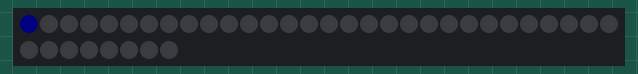
Bench run of a sketch on a simulated Arduino Uno, built with avr-gcc and run on an emulated ATmega328P. Shown: 38 RGB LEDs in strip order, left to right, continuing on the next row. Dim RGB values are drawn brighter than linear; random numbers use the default seed unless the sketch sets one.

Above: at 0.05 s.
At 12.31 s:
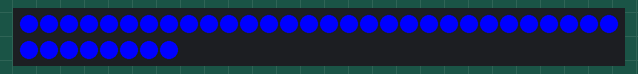
At 22.12 s:
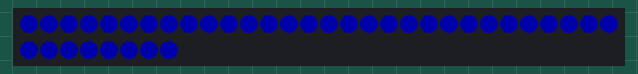
At 25.91 s:
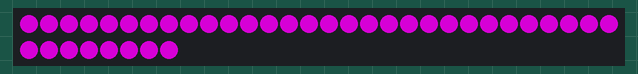
At 33.8 s:
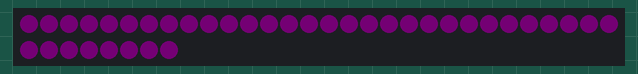
At 39.8 s:
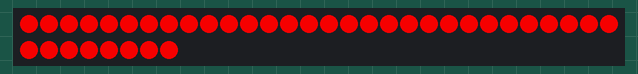

The sketch:

HookahOS.ino
```cpp
#include "modes.h"
/*-----------------------------------
 *-----WELCOME TO HOOKAH 0S 1.0!-----
 *-----------------------------------
 *-------------developed by XeWe-----
 *-----------------------------------
 *
 *C-circular pattern
 *L-linear pattern
 *I - inside
 *O - out
 *T - thin
 *F - fat
 *
 *(recommended parameters in brackets)
 *
 * fill_mode(color, delay (4000), 'C/L', 'I/O');
 *
 * fade_mode(color, delay (10000));
 *
 * mix_mode(delay (120000), multiplier (10), green reduce (6), 'R/G/B', 'R/G/B');
 *
 * random_mode(color, delay (4000));
 *
 * gazer_mode(color, delay (7000));
 *
 * scan_mode(color, delay (3000), 'T/F');
 *
 * radar_mode(circle color, background color, delay (2500));
 *
 * snow_mode(flakes color, background color, delay (400));
 *
 * rainbow_mode(delay (10000), green reduce (4))
 *
 *demo_mode();
 */

void loop()
{
  demo_mode();
}
```

auxiliary_functions.h
```cpp
#include "setup.h"

int colCon(long hexValue, char color);
int lper(int a, int lo);
void brightnessFade(int del);

void setLine(char lNum, int R, int G, int B);
void setClm(char cNum, int R, int G, int B);
void setLines(char i, int del, char mode, int R, int G, int B);
void setClms(char i, int del, char mode, int R, int G, int B);


int lper(int a, int lo)
{
    int blo = 0;

    if(a >= 0 && a < lo)
        return a;

    if(a >= lo)
    {
        while(a > lo)
        {
            a--;
            blo++;
        }
        return blo;
    }

    while(a < 0)
    {
    lo--;
    a++;
    }
    return lo;
}


int colCon(long hexValue, char color)
{
    if(color == 'R')
      return ((hexValue >> 16) & 0xFF);
    if(color == 'G')
        return ((hexValue >> 8) & 0xFF);
    if(color == 'B')
        return ((hexValue) & 0xFF);
}


void brightnessFade(int del)
{
   for(int k = minBR; k < maxBR; k++)
   {
      strip.setBrightness(k);
      strip.show();
      delay(del);
   }

   for(int k = maxBR; k > 0; k--)
   {
      strip.setBrightness(k);
      strip.show();
      delay(del);
   }
  strip.setBrightness(255);
}


void setLine(char lNum, int R, int G, int B)
{
  for(int i = 1; i < scanPat[0][lNum][0] + 1; i++)
    strip.setPixelColor(scanPat[0][lNum][i], R, G, B);
}


void setLines(char i, int del, char mode, int R, int G, int B)
{
  strip.clear();

  if(i < 9 && mode == 'F')
    setLine(i, R / 10, G / 10, B / 10);

  if(i > 0 && i < 10)
    setLine(i - 1, R, G, B);

  if(i > 1 && mode == 'F')
    setLine(i - 2, R / 10, G / 10, B / 10);

  strip.show();

  delay(del);
}


void setClm(char cNum, int R, int G, int B)
{
  for(int i = 1; i < scanPat[1][cNum][0] + 1; i++)
    strip.setPixelColor(scanPat[1][cNum][i], R, G, B);
}


void setClms(char i, int del, char mode, int R, int G, int B)
{
  strip.clear();

  if(i < 11 && mode == 'F')
    setClm(i, R / 10, G / 10, B / 10);

  if(i > 0 && i < 12)
    setClm(i - 1, R, G, B);

  if(i > 1 && mode == 'F')
    setClm(i - 2, R / 10, G / 10, B / 10);

  strip.show();

  delay(del);
}


void genArr()
{
  circlePat[0] = 0;
  circlePat[1] = 1;
  circlePat[2] = 5;
  circlePat[3] = 10;
  circlePat[4] = 15;
  circlePat[5] = 21;
  circlePat[6] = 26;
  circlePat[7] = 31;
  circlePat[8] = 35;
  circlePat[9] = 37;
  circlePat[10] = 36;
  circlePat[11] = 32;
  circlePat[12] = 27;
  circlePat[13] = 22;
  circlePat[14] = 16;
  circlePat[15] = 11;
  circlePat[16] = 6;
  circlePat[17] = 2;
  circlePat[18] = 3;
  circlePat[19] = 4;
  circlePat[20] = 9;
  circlePat[21] = 14;
  circlePat[22] = 20;
  circlePat[23] = 25;
  circlePat[24] = 30;
  circlePat[25] = 34;
  circlePat[26] = 33;
  circlePat[27] = 28;
  circlePat[28] = 23;
  circlePat[29] = 17;
  circlePat[30] = 12;
  circlePat[31] = 7;
  circlePat[32] = 13;
  circlePat[33] = 8;
  circlePat[34] = 19;
  circlePat[35] = 24;
  circlePat[36] = 29;
  circlePat[37] = 18;

  scanPat[0][0][0] = 2;
    scanPat[0][0][1] = 0;
    scanPat[0][0][2] = 1;

  scanPat[0][1][0] = 4;
    scanPat[0][1][1] = 2;
    scanPat[0][1][2] = 3;
    scanPat[0][1][3] = 4;
    scanPat[0][1][4] = 5;

  scanPat[0][2][0] = 5;
    scanPat[0][2][1] = 6;
    scanPat[0][2][2] = 7;
    scanPat[0][2][3] = 8;
    scanPat[0][2][4] = 9;
    scanPat[0][2][5] = 10;

  scanPat[0][3][0] = 5;
    scanPat[0][3][1] = 11;
    scanPat[0][3][2] = 12;
    scanPat[0][3][3] = 13;
    scanPat[0][3][4] = 14;
    scanPat[0][3][5] = 15;

  scanPat[0][4][0] = 6;
    scanPat[0][4][1] = 16;
    scanPat[0][4][2] = 17;
    scanPat[0][4][3] = 18;
    scanPat[0][4][4] = 19;
    scanPat[0][4][5] = 20;
    scanPat[0][4][6] = 21;

  scanPat[0][5][0] = 5;
    scanPat[0][5][1] = 22;
    scanPat[0][5][2] = 23;
    scanPat[0][5][3] = 24;
    scanPat[0][5][4] = 25;
    scanPat[0][5][5] = 26;

  scanPat[0][6][0] = 5;
    scanPat[0][6][1] = 27;
    scanPat[0][6][2] = 28;
    scanPat[0][6][3] = 29;
    scanPat[0][6][4] = 30;
    scanPat[0][6][5] = 31;

  scanPat[0][7][0] = 4;
    scanPat[0][7][1] = 32;
    scanPat[0][7][2] = 33;
    scanPat[0][7][3] = 34;
    scanPat[0][7][4] = 35;

  scanPat[0][8][0] = 2;
    scanPat[0][8][1] = 36;
    scanPat[0][8][2] = 37;


  scanPat[1][0][0] = 1;
      scanPat[1][0][1] = 16;

  scanPat[1][1][0] = 4;
    scanPat[1][1][1] = 6;
    scanPat[1][1][2] = 11;
    scanPat[1][1][3] = 22;
    scanPat[1][1][4] = 27;

  scanPat[1][2][0] = 3;
    scanPat[1][2][1] = 2;
    scanPat[1][2][2] = 17;
    scanPat[1][2][3] = 32;

  scanPat[1][3][0] = 4;
    scanPat[1][3][1] = 7;
    scanPat[1][3][2] = 12;
    scanPat[1][3][3] = 23;
    scanPat[1][3][4] = 28;

  scanPat[1][4][0] = 5;
    scanPat[1][4][1] = 0;
    scanPat[1][4][2] = 3;
    scanPat[1][4][3] = 18;
    scanPat[1][4][4] = 33;
    scanPat[1][4][5] = 36;

  scanPat[1][5][0] = 4;
    scanPat[1][5][1] = 8;
    scanPat[1][5][2] = 13;
    scanPat[1][5][3] = 24;
    scanPat[1][5][4] = 29;

  scanPat[1][6][0] = 5;
    scanPat[1][6][1] = 1;
    scanPat[1][6][2] = 4;
    scanPat[1][6][3] = 19;
    scanPat[1][6][4] = 34;
    scanPat[1][6][5] = 37;

  scanPat[1][7][0] = 4;
    scanPat[1][7][1] = 9;
    scanPat[1][7][2] = 14;
    scanPat[1][7][3] = 25;
    scanPat[1][7][4] = 30;

  scanPat[1][8][0] = 3;
    scanPat[1][8][1] = 5;
    scanPat[1][8][2] = 20;
    scanPat[1][8][3] = 35;

  scanPat[1][9][0] = 4;
    scanPat[1][9][1] = 10;
    scanPat[1][9][2] = 15;
    scanPat[1][9][3] = 26;
    scanPat[1][9][4] = 31;

  scanPat[1][10][0] = 1;
    scanPat[1][10][1] = 21;


  ledGrid[0][0] = -1;
  ledGrid[0][1] = -1;
  ledGrid[0][2] = -1;
  ledGrid[0][3] = -1;
  ledGrid[0][4] = -1;
  ledGrid[0][5] = -1;
  ledGrid[0][6] = -1;
  ledGrid[0][7] = -1;
  ledGrid[0][8] = -1;
  ledGrid[0][9] = -1;
  ledGrid[0][10] = -1;
  ledGrid[0][11] = -1;

  ledGrid[1][0] = -1;
  ledGrid[1][1] = -1;
  ledGrid[1][2] = -1;
  ledGrid[1][3] = 0;
  ledGrid[1][4] = -1;
  ledGrid[1][5] = 0;
  ledGrid[1][6] = 1;
  ledGrid[1][7] = -1;
  ledGrid[1][8] = 1;
  ledGrid[1][9] = -1;
  ledGrid[1][10] = -1;
  ledGrid[1][11] = -1;

  ledGrid[2][0] = -1;
  ledGrid[2][1] = -1;
  ledGrid[2][2] = 2;
  ledGrid[2][3] = 2;
  ledGrid[2][4] = 3;
  ledGrid[2][5] = 3;
  ledGrid[2][6] = 4;
  ledGrid[2][7] = 4;
  ledGrid[2][8] = 5;
  ledGrid[2][9] = 5;
  ledGrid[2][10] = -1;
  ledGrid[2][11] = -1;

  ledGrid[3][0] = -1;
  ledGrid[3][1] = -1;
  ledGrid[3][2] = 6;
  ledGrid[3][3] = 7;
  ledGrid[3][4] = 7;
  ledGrid[3][5] = 8;
  ledGrid[3][6] = 8;
  ledGrid[3][7] = 9;
  ledGrid[3][8] = 9;
  ledGrid[3][9] = 10;
  ledGrid[3][10] = -1;
  ledGrid[3][11] = -1;

  ledGrid[4][0] = -1;
  ledGrid[4][1] = 11;
  ledGrid[4][2] = 11;
  ledGrid[4][3] = 12;
  ledGrid[4][4] = 12;
  ledGrid[4][5] = 13;
  ledGrid[4][6] = 13;
  ledGrid[4][7] = 14;
  ledGrid[4][8] = 14;
  ledGrid[4][9] = 15;
  ledGrid[4][10] = 15;
  ledGrid[4][11] = -1;

  ledGrid[5][0] = -1;
  ledGrid[5][1] = 16;
  ledGrid[5][2] = 17;
  ledGrid[5][3] = 17;
  ledGrid[5][4] = 18;
  ledGrid[5][5] = 18;
  ledGrid[5][6] = 19;
  ledGrid[5][7] = 19;
  ledGrid[5][8] = 20;
  ledGrid[5][9] = 20;
  ledGrid[5][10] = 21;
  ledGrid[5][11] = -1;

  ledGrid[6][0] = -1;
  ledGrid[6][1] = 22;
  ledGrid[6][2] = 22;
  ledGrid[6][3] = 23;
  ledGrid[6][4] = 23;
  ledGrid[6][5] = 24;
  ledGrid[6][6] = 24;
  ledGrid[6][7] = 25;
  ledGrid[6][8] = 25;
  ledGrid[6][9] = 26;
  ledGrid[6][10] = 26;
  ledGrid[6][11] = -1;

  ledGrid[7][0] = -1;
  ledGrid[7][1] = -1;
  ledGrid[7][2] = 27;
  ledGrid[7][3] = 28;
  ledGrid[7][4] = 28;
  ledGrid[7][5] = 29;
  ledGrid[7][6] = 29;
  ledGrid[7][7] = 30;
  ledGrid[7][8] = 30;
  ledGrid[7][9] = 31;
  ledGrid[7][10] = -1;
  ledGrid[7][11] = -1;

  ledGrid[8][0] = -1;
  ledGrid[8][1] = -1;
  ledGrid[8][2] = 32;
  ledGrid[8][3] = 32;
  ledGrid[8][4] = 33;
  ledGrid[8][5] = 33;
  ledGrid[8][6] = 34;
  ledGrid[8][7] = 34;
  ledGrid[8][8] = 35;
  ledGrid[8][9] = 35;
  ledGrid[8][10] = -1;
  ledGrid[8][11] = -1;

  ledGrid[9][0] = -1;
  ledGrid[9][1] = -1;
  ledGrid[9][2] = -1;
  ledGrid[9][3] = 36;
  ledGrid[9][4] = -1;
  ledGrid[9][5] = 36;
  ledGrid[9][6] = 37;
  ledGrid[9][7] = -1;
  ledGrid[9][8] = 37;
  ledGrid[9][9] = -1;
  ledGrid[9][10] = -1;
  ledGrid[9][11] = -1;

  ledGrid[10][0] = -1;
  ledGrid[10][1] = -1;
  ledGrid[10][2] = -1;
  ledGrid[10][3] = -1;
  ledGrid[10][4] = -1;
  ledGrid[10][5] = -1;
  ledGrid[10][6] = -1;
  ledGrid[10][7] = -1;
  ledGrid[10][8] = -1;
  ledGrid[10][9] = -1;
  ledGrid[10][10] = -1;
  ledGrid[10][11] = -1;


  snowPat[0][0] = -1;
  snowPat[0][1] = -1;
  snowPat[0][2] = 0;
  snowPat[0][3] = 1;
  snowPat[0][4] = -1;
  snowPat[0][5] = -1;

  snowPat[1][0] = -1;
  snowPat[1][1] = 2;
  snowPat[1][2] = 3;
  snowPat[1][3] = 4;
  snowPat[1][4] = 5;
  snowPat[1][5] = -1;

  snowPat[2][0] = 6;
  snowPat[2][1] = 7;
  snowPat[2][2] = 8;
  snowPat[2][3] = 9;
  snowPat[2][4] = 10;
  snowPat[2][5] = -1;

  snowPat[3][0] = 11;
  snowPat[3][1] = 12;
  snowPat[3][2] = 13;
  snowPat[3][3] = 14;
  snowPat[3][4] = 15;
  snowPat[3][5] = -1;

  snowPat[4][0] = 16;
  snowPat[4][1] = 17;
  snowPat[4][2] = 18;
  snowPat[4][3] = 19;
  snowPat[4][4] = 20;
  snowPat[4][5] = 21;

  snowPat[5][0] = 22;
  snowPat[5][1] = 23;
  snowPat[5][2] = 24;
  snowPat[5][3] = 25;
  snowPat[5][4] = 26;
  snowPat[5][5] = -1;

  snowPat[6][0] = 27;
  snowPat[6][1] = 28;
  snowPat[6][2] = 29;
  snowPat[6][3] = 30;
  snowPat[6][4] = 31;
  snowPat[6][5] = -1;

  snowPat[7][0] = -1;
  snowPat[7][1] = 32;
  snowPat[7][2] = 33;
  snowPat[7][3] = 34;
  snowPat[7][4] = 35;
  snowPat[7][5] = -1;

  snowPat[8][0] = -1;
  snowPat[8][1] = -1;
  snowPat[8][2] = 36;
  snowPat[8][3] = 37;
  snowPat[8][4] = -1;
  snowPat[8][5] = -1;
}
```

modes.h
```cpp
#include "auxiliary_functions.h"

void demo_mode();

void fill_mode(long color, int del, char par, char par2);
void fade_mode(long color, int del);
void mix_mode(long del, char mpl, char grReduc, char color1, char color2);
void random_mode(long color, int del);
void scan_mode(long color, int del, char mode);
void gazer_mode(long color, int del);
void radar_mode(long color1, long color2, int del);
void snow_mode(long color1, long color2, int del);
void rainbow_mode(int del, char grReduc);


void demo_mode()
{
  fill_mode(0x0000FF, 4000, 'L', ' ');
  fill_mode(0x0000FF, 4000, 'C', 'I');
  fill_mode(0x0000FF, 4000, 'C', 'O');

  fade_mode(0x7401DF, 10000);
  fade_mode(0xFF00BF, 10000);
  fade_mode(0xDF0174, 10000);
  fade_mode(0x0000FF, 10000);

  t = millis();
  while(millis() - t < 20000)
  random_mode(0xFFFFFF, 4000);

  scan_mode(0xFFFFFF, 3000, 'T');
  scan_mode(0xFFFFFF, 3000, 'F');

  t = millis();
  while(millis() - t < 20000)
    gazer_mode(0xFF00FF, 4000);

  t = millis();
  while(millis() - t < 20000)
  radar_mode(0xFF00FF, 0x0000FF, 2500);

  t = millis();
  while(millis() - t < 20000)
  snow_mode(0x0000FF, 0x110011, 400);

  rainbow_mode(10000, 4);
  rainbow_mode(10000, 4);

  mix_mode(120000, 10, 6, 'R', 'G');
  mix_mode(120000, 10, 6, 'R', 'B');
  mix_mode(120000, 10, 6, 'G', 'R');
  mix_mode(120000, 10, 6, 'G', 'B');
  mix_mode(120000, 10, 6, 'B', 'R');
  mix_mode(120000, 10, 6, 'B', 'G');
}


void fill_mode(long color, int del, char par, char par2)
{
  del  = del / 41.1;
  int R = colCon(color, 'R');
  int G = colCon(color, 'G');
  int B = colCon(color, 'B');

  if(par == 'L')
  {
    for(int i = 0; i < NUM_LEDS + 3; i++)
    {
      if( i < NUM_LEDS)
        strip.setPixelColor(i, R / lowBR, G / lowBR, B / lowBR);
      if(i >= 1 && i < NUM_LEDS + 1)
        strip.setPixelColor(i - 1, R / medBR, G / medBR, B / medBR);
      if(i >= 2 && i < NUM_LEDS + 2)
        strip.setPixelColor(i - 2, R / hghBR, G / hghBR, B / hghBR);
      if(i >= 3 && i < NUM_LEDS + 3)
        strip.setPixelColor(i - 3, R, G , B);

      strip.show();
      delay(del);
    }
  }
  else if(par == 'C')
  {
    if(par2 == 'I')
    {
      for(int i = 0; i < NUM_LEDS + 3; i++)
      {
        if( i < NUM_LEDS)
          strip.setPixelColor(circlePat[i], R / lowBR, G / lowBR, B / lowBR);
        if(i >= 1 && i < NUM_LEDS + 1)
          strip.setPixelColor(circlePat[i - 1], R / medBR, G / medBR, B / medBR);
        if(i >= 2 && i < NUM_LEDS + 2)
          strip.setPixelColor(circlePat[i - 2], R / hghBR, G / hghBR, B / hghBR);
        if(i >= 3 && i < NUM_LEDS + 3)
          strip.setPixelColor(circlePat[i - 3], R, G, B);

        strip.show();
        delay(del);
      }
    }
    if(par2 == 'O')
    {
      for(int i = NUM_LEDS + 3; i > -1; i--)
      {
        if( i < NUM_LEDS)
          strip.setPixelColor(circlePat[i], R, G, B);
        if(i >= 1 && i < NUM_LEDS + 1)
          strip.setPixelColor(circlePat[i - 1], R / hghBR, G / hghBR, B / hghBR);
        if(i >= 2 && i < NUM_LEDS + 2)
          strip.setPixelColor(circlePat[i - 2], R / medBR, G / medBR, B / medBR);
        if(i >= 3 && i < NUM_LEDS + 3)
          strip.setPixelColor(circlePat[i - 3], R / lowBR, G / lowBR, B / lowBR);

         strip.show();
        delay(del);
      }
    }
  }
   strip.clear();
}


void fade_mode(long color, int del)
{
  del = del / 526;
  int R = colCon(color, 'R');
  int G = colCon(color, 'G');
  int B = colCon(color, 'B');

  for(int i = 0; i < NUM_LEDS; i++)
    strip.setPixelColor(i, R, G, B);

  brightnessFade(del);

  strip.clear();
}


void mix_mode(long del, char mpl, char grReduc, char color1, char color2)
{
  del = (del / (62303 / mpl) - 1);
  int i = NUM_LEDS;

  for(int c1 = 0; c1 < maxBR; c1+= mpl)
    for(int c2 = minBR; c2 < maxBR; c2++)
    {
      if(i < 0)
        i = NUM_LEDS;

      if(color1 == 'R' && color2 == 'G')
        strip.setPixelColor(circlePat[i], c1, c2 / grReduc, 0);
      if(color1 == 'R' && color2 == 'B')
        strip.setPixelColor(circlePat[i], c1, 0, c2);
      if(color1 == 'G' && color2 == 'R')
          strip.setPixelColor(circlePat[i], c2, c1 / grReduc, 0);
      if(color1 == 'G' && color2 == 'B')
        strip.setPixelColor(circlePat[i], 0, c1 / grReduc, c2);
      if(color1 == 'B' && color2 == 'R')
        strip.setPixelColor(circlePat[i], c2, 0, c1);
      if(color1 == 'B' && color2 == 'G')
        strip.setPixelColor(circlePat[i], 0, c2 / grReduc, c1);


      strip.show();
      i--;
      delay(del);
    }
  strip.clear();
}


void scan_mode(long color, int del, char mode)
{
  del = del / 38;
  int R = colCon(color, 'R');
  int G = colCon(color, 'G');
  int B = colCon(color, 'B');

  for(int i = 0; i < 11; i++)
    setLines(i, del, mode, R, G, B);

  for(int i = 11; i > -1; i--)
    setLines(i, del, mode, R, G, B);

  for(int i = 0; i < 13; i++)
    setClms(i, del, mode, R, G, B);

  for(int i = 13; i > -1; i--)
    setClms(i, del, mode, R, G, B);
}


void random_mode(long color, int del)
{
  del = del / 525;
  int R = colCon(color, 'R');
  int G = colCon(color, 'G');
  int B = colCon(color, 'B');

  strip.setPixelColor(random(NUM_LEDS - 1), R, G, B);

  brightnessFade(del);

  strip.clear();
}


void gazer_mode(long color, int del)
{
  del = del / 525;
  int R = colCon(color, 'R');
  int G = colCon(color, 'G');
  int B = colCon(color, 'B');

  int i, j, c = 0;

  char p = random(NUM_LEDS - 1);

  for(i = 1; i < 11; i++)
    for(j = 1; j < 12; j++)
      if(ledGrid[i][j] == p)
      {
        strip.setPixelColor(ledGrid[i][j], R, G, B);
        strip.setPixelColor(ledGrid[i + 1][j], R, G, B);
        strip.setPixelColor(ledGrid[i - 1][j], R, G, B);
        strip.setPixelColor(ledGrid[i][j + 1], R, G, B);
        strip.setPixelColor(ledGrid[i][j - 1], R, G, B);
      }

  brightnessFade(del);

  strip.clear();
}


void radar_mode(long color1, long color2, int del)
{
  del = del / 18;
  int R_1 = colCon(color1, 'R');
  int G_1 = colCon(color1, 'G');
  int B_1 = colCon(color1, 'B');

  int R_2 = colCon(color2, 'R');
  int G_2 = colCon(color2, 'G');
  int B_2 = colCon(color2, 'B');

  for(int i = 0; i < NUM_LEDS; i++)
    strip.setPixelColor(i, R_2, G_2, B_2);

  for(int i = 0; i < bCircleLED; i++)
  {
    strip.setPixelColor(circlePat[i], 0xFFFFFF);
    strip.setPixelColor(circlePat[lper(i - 1, bCircleLED)], R_1, G_1, B_1);

    strip.show();
    delay(del);

  }
  strip.clear();
}


void snow_mode(long color1, long color2, int del)
{
  int R_1= colCon(color1, 'R');
  int G_1 = colCon(color1, 'G');
  int B_1 = colCon(color1, 'B');

  int R_2 = colCon(color2, 'R');
  int G_2 = colCon(color2, 'G');
  int B_2 = colCon(color2, 'B');

  for(int i = 0; i < NUM_LEDS; i++)
    strip.setPixelColor(i, R_2, G_2, B_2);

  for(int i = 0; i < 9; i++)
    for(int j = 0; j < 6; j++)
      if(snowPat[i][j] >= 38)
        strip.setPixelColor(snowPat[i][j] - 39, R_1, G_1, B_1);

  strip.show();

  delay(del);

  for(int i = 0; i < 9; i++)
    for(int j = 5; j > -1; j--)
      if(snowPat[i][j] >= 38)
      {
        snowPat[i][j] -= 39;
        if(j < 5)
          snowPat[i][j + 1] += 39;
      }

  snowPat[random(9)][0] += 39;

  strip.clear();
}


void rainbow_mode(int del, char grReduc)
{
  del /= 1650;
  int vC = 0;
  int i = -1;

  for(int gC = 0; gC < 3; gC++)
  {
    for(; vC < maxBR; vC++, i--)
    {
      if(i < 0)
        i = NUM_LEDS - 1;

      if(gC == 0)
        strip.setPixelColor(circlePat[i], 255, vC / grReduc, 0);
      if(gC == 1)
        strip.setPixelColor(circlePat[i], 0, 255 / grReduc, vC);
      if(gC == 2)
        strip.setPixelColor(circlePat[i], vC, 0, 255);

      strip.show();
      delay(del);

    }

    for(; vC > 0; vC--, i--)
    {
      if(i < 0)
        i = NUM_LEDS - 1;

      if(gC == 0)
        strip.setPixelColor(circlePat[i], vC, 255 / grReduc, 0);
      if(gC == 1)
        strip.setPixelColor(circlePat[i], 0, vC / grReduc, 255);
      if(gC == 2)
        strip.setPixelColor(circlePat[i], 255, 0, vC);

      strip.show();
      delay(del);

    }
  }
  strip.clear();
}
```

Source omitted: setup.h (618 bytes)
